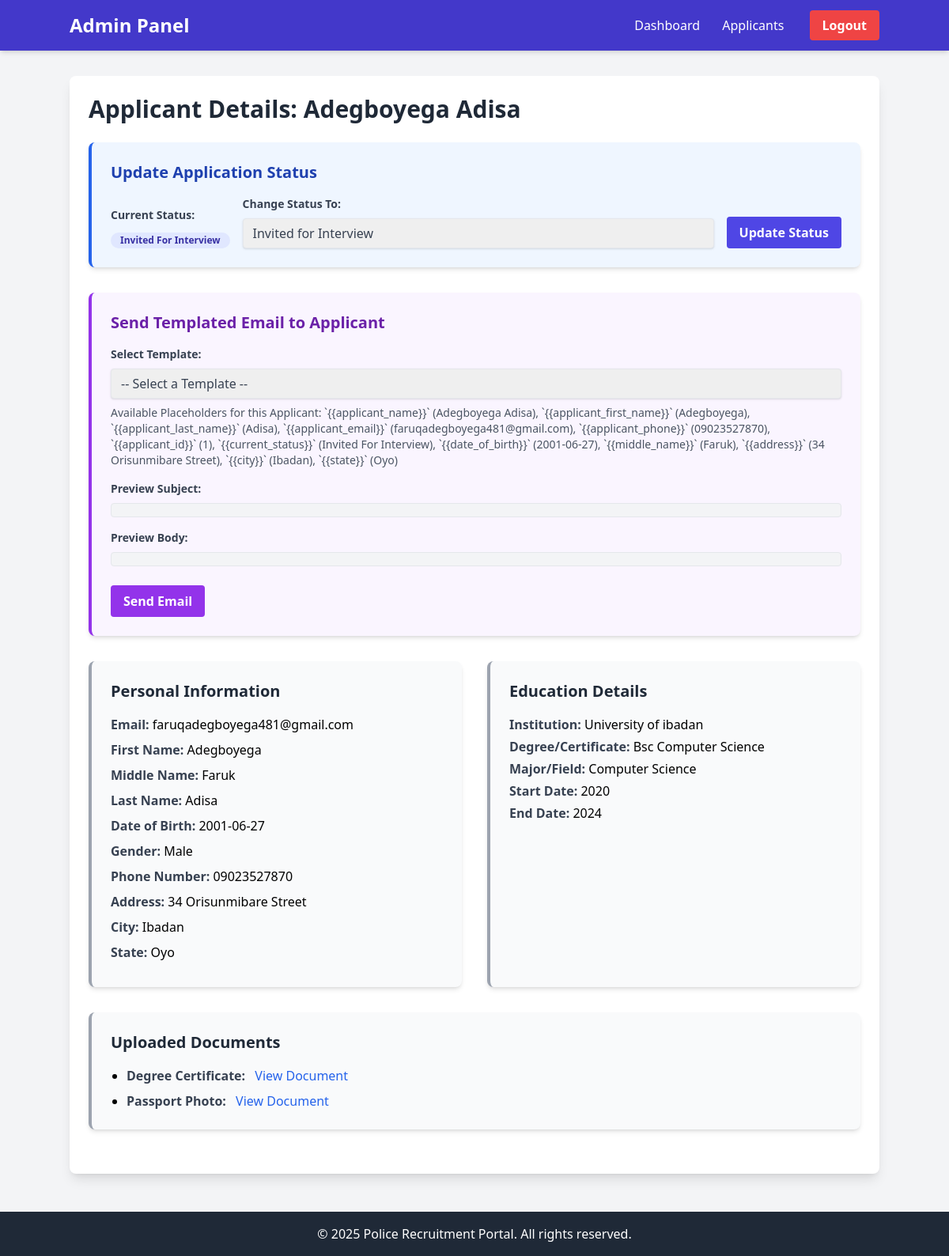
Page /admin/view_applicant.php?id=1 (signed in) on the committed database.
### tables this page shows
CREATE TABLE `applicants` (
  `id` int(11) NOT NULL,
  `user_id` int(11) NOT NULL,
  `first_name` varchar(100) NOT NULL,
  `last_name` varchar(100) NOT NULL,
  `other_names` varchar(100) DEFAULT NULL,
  `dob` date NOT NULL,
  `gender` enum('Male','Female','Other') NOT NULL,
  `phone_number` varchar(20) DEFAULT NULL,
  `address` varchar(255) DEFAULT NULL,
  `city` varchar(100) DEFAULT NULL,
  `state` varchar(100) DEFAULT NULL,
  `lga` varchar(100) DEFAULT NULL,
  `nin` varchar(255) DEFAULT NULL,
  `application_status` enum('pending','under_review','shortlisted','invited_for_test','invited_for_interview','medical_check','recommended_for_training','rejected','Profile Incomplete','Not Started') NOT NULL DEFAULT 'pending',
  `created_at` timestamp NOT NULL DEFAULT current_timestamp(),
  `updated_at` timestamp NOT NULL DEFAULT current_timestamp() ON UPDATE current_timestamp()
);

CREATE TABLE `users` (
  `id` int(11) NOT NULL,
  `email` varchar(255) NOT NULL,
  `password` varchar(255) NOT NULL,
  `role` enum('applicant','admin') NOT NULL,
  `created_at` timestamp NOT NULL DEFAULT current_timestamp()
);

CREATE TABLE `educational_backgrounds` (
  `id` int(11) NOT NULL,
  `applicant_id` int(11) NOT NULL,
  `institution_name` varchar(255) NOT NULL,
  `degree` varchar(100) NOT NULL,
  `field_of_study` varchar(100) NOT NULL,
  `start_year` year(4) NOT NULL,
  `end_year` year(4) NOT NULL,
  `grade` varchar(50) DEFAULT NULL,
  `created_at` timestamp NOT NULL DEFAULT current_timestamp(),
  `updated_at` timestamp NOT NULL DEFAULT current_timestamp() ON UPDATE current_timestamp()
);

CREATE TABLE `documents` (
  `id` int(11) NOT NULL,
  `applicant_id` int(11) NOT NULL,
  `document_type` varchar(100) NOT NULL,
  `file_path` varchar(255) NOT NULL,
  `uploaded_at` timestamp NOT NULL DEFAULT current_timestamp(),
  `description` text DEFAULT NULL
);

### admin/view_applicant.php (the view, shortened to what this page needs)
<?php
require_once '../includes/config.php';
$applicant_id = null;
$applicant_data = [];
$education_data = [];
$documents_data = [];
$error_message = "";
if (isset($_GET['id']) && !empty(trim($_GET['id']))) {
    $applicant_id = filter_var(trim($_GET['id']), FILTER_SANITIZE_NUMBER_INT);
} else {
    $error_message = "Applicant ID not provided in URL.";
}
try {
    if (isset($pdo) && $pdo instanceof PDO) {
        $stmt_templates = $pdo->query("SELECT id, template_name, subject, body FROM email_templates ORDER BY template_name ASC");
        $templates = $stmt_templates->fetchAll(PDO::FETCH_ASSOC);
    } else {
        $error_message .= " Database connection not available to fetch email templates.";
    }
} catch (PDOException $e) {
    $error_message .= " Could not fetch email templates: " . $e->getMessage();
    error_log("PDO Exception fetching email templates in view_applicant.php: " . $e->getMessage());
}
if (empty($error_message) && $applicant_id) {
    try {
        $sql_applicant = "SELECT a.*, u.email FROM applicants a JOIN users u ON a.user_id = u.id WHERE a.id = :applicant_id";
        $stmt_applicant = $pdo->prepare($sql_applicant);
        $stmt_applicant->bindParam(":applicant_id", $applicant_id, PDO::PARAM_INT);
        $stmt_applicant->execute();
        $applicant_data = $stmt_applicant->fetch(PDO::FETCH_ASSOC);
        if (!$applicant_data) {
            $error_message = "Applicant with ID " . htmlspecialchars($applicant_id) . " not found.";
        } else {
            $sql_education = "SELECT * FROM educational_backgrounds WHERE applicant_id = :applicant_id ORDER BY end_year DESC";
            $stmt_education = $pdo->prepare($sql_education);
            $stmt_education->bindParam(":applicant_id", $applicant_id, PDO::PARAM_INT);
            $stmt_education->execute();
            $education_data = $stmt_education->fetchAll(PDO::FETCH_ASSOC);
            $sql_documents = "SELECT * FROM documents WHERE applicant_id = :applicant_id";
            $stmt_documents = $pdo->prepare($sql_documents);
            $stmt_documents->bindParam(":applicant_id", $applicant_id, PDO::PARAM_INT);
            $stmt_documents->execute();
            $documents_data = $stmt_documents->fetchAll(PDO::FETCH_ASSOC);
        }
    } catch (PDOException $e) {
        error_log("PDO Exception fetching applicant details: " . $e->getMessage());
        $error_message = "Database error fetching applicant details: " . $e->getMessage();
    }
}
?>
<!DOCTYPE html>
<html lang="en">
<head>
    <script src="https://cdn.tailwindcss.com"></script>
</head>
<body class="bg-gray-100 font-sans leading-normal tracking-normal">
    <header class="bg-indigo-700 p-4 text-white shadow-md">
        <div class="container mx-auto flex justify-between items-center">
            <h1 class="text-2xl font-bold">Admin Panel</h1>
            <nav>
                <a href="dashboard.php" class="px-3 py-2 rounded hover:bg-indigo-800 transition duration-300">Dashboard</a>
                <a href="applicants.php" class="px-3 py-2 rounded hover:bg-indigo-800 transition duration-300">Applicants</a>
                <a href="../logout.php" class="bg-red-500 hover:bg-red-700 text-white font-bold py-2 px-4 rounded ml-4 transition duration-300">Logout</a>
            </nav>
        </div>
    </header>
    <main class="container mx-auto mt-8 p-6 bg-white rounded-lg shadow-lg">
        <?php if (!empty($applicant_data)): ?>
            <h2 class="text-3xl font-semibold text-gray-800 mb-6">Applicant Details: <?php echo htmlspecialchars($applicant_data['first_name'] . ' ' . ($applicant_data['last_name'] ?? '')); ?></h2>
            <div class="bg-blue-50 p-6 rounded-lg shadow-md mb-8 border-l-4 border-blue-600">
                <h3 class="text-xl font-semibold text-blue-800 mb-4">Update Application Status</h3>
                <form action="<?php echo htmlspecialchars($_SERVER["PHP_SELF"]) . '?id=' . $applicant_id; ?>" method="post" class="flex flex-col md:flex-row items-end md:space-x-4 space-y-4 md:space-y-0">
                    <div>
                        <label for="application_status_display" class="block text-gray-700 text-sm font-bold mb-2">Current Status:</label>
                        <span id="application_status_display" class="status-tag <?php echo 'status-' . str_replace(' ', '_', $applicant_data['application_status'] ?? 'not_started'); ?>">
                            <?php echo ucwords(str_replace('_', ' ', htmlspecialchars($applicant_data['application_status'] ?? 'Not Started'))); ?>
                        </span>
                    </div>
                    <div class="flex-grow w-full md:w-auto">
                        <label for="new_application_status" class="block text-gray-700 text-sm font-bold mb-2">Change Status To:</label>
                        <select id="new_application_status" name="application_status"
                                class="shadow appearance-none border rounded w-full py-2 px-3 text-gray-700 leading-tight focus:outline-none focus:shadow-outline">
                            <?php
                            $statuses_for_dropdown = [
                                'Not Started' => 'Not Started',
                                'Profile Incomplete' => 'Profile Incomplete',
                                'pending' => 'Pending',
                                'under_review' => 'Under Review',
                                'shortlisted' => 'Shortlisted',
                                'invited_for_test' => 'Invited for Test',
                                'invited_for_interview' => 'Invited for Interview',
                                'medical_check' => 'Medical Check',
                                'recommended_for_training' => 'Recommended for Training',
                                'rejected' => 'Rejected'
                            ];
                            foreach ($statuses_for_dropdown as $value => $label) {
                                $selected = (($applicant_data['application_status'] ?? '') == $value) ? 'selected' : '';
                                echo "<option value='" . htmlspecialchars($value) . "' " . $selected . ">" . htmlspecialchars($label) . "</option>";
                            }
                            ?>
                        </select>
                    </div>
                    <button type="submit" name="update_status"
                            class="bg-indigo-600 hover:bg-indigo-700 text-white font-bold py-2 px-4 rounded focus:outline-none focus:shadow-outline transition duration-300 w-full md:w-auto">
                        Update Status
                    </button>
                </form>
            </div>
            <?php if (!empty($applicant_data) && !empty($templates)): ?>
    <div class="bg-purple-50 p-6 rounded-lg shadow-md mb-8 border-l-4 border-purple-600">
        <h3 class="text-xl font-semibold text-purple-800 mb-4">Send Templated Email to Applicant</h3>
        <form id="sendEmailForm" action="<?php echo htmlspecialchars($_SERVER["PHP_SELF"]) . '?id=' . $applicant_id; ?>" method="post">
            <div class="mb-4">
                <label for="email_template" class="block text-gray-700 text-sm font-bold mb-2">Select Template:</label>
                <select id="email_template" name="email_template" required
                        class="shadow appearance-none border rounded w-full py-2 px-3 text-gray-700 leading-tight focus:outline-none focus:shadow-outline"
                        onchange="previewEmailTemplate()">
                    <option value="">-- Select a Template --</option>
                </select>
                <p class="text-sm text-gray-600 mt-2">Available Placeholders for this Applicant:
                    `{{applicant_name}}` (<?php echo htmlspecialchars($applicant_data['first_name'] . ' ' . $applicant_data['last_name']); ?>),
                    `{{applicant_first_name}}` (<?php echo htmlspecialchars($applicant_data['first_name']); ?>),
                    `{{applicant_last_name}}` (<?php echo htmlspecialchars($applicant_data['last_name']); ?>),
                    `{{applicant_email}}` (<?php echo htmlspecialchars($applicant_data['email']); ?>),
                    `{{applicant_phone}}` (<?php echo htmlspecialchars($applicant_data['phone_number']); ?>),
                    `{{applicant_id}}` (<?php echo htmlspecialchars($applicant_data['id']); ?>),
                    `{{current_status}}` (<?php echo htmlspecialchars(ucwords(str_replace('_', ' ', $applicant_data['application_status'] ?? ''))); ?>),
                    `{{date_of_birth}}` (<?php echo htmlspecialchars($applicant_data['dob'] ?? 'N/A'); ?>),
                    `{{middle_name}}` (<?php echo htmlspecialchars($applicant_data['other_names'] ?? 'N/A'); ?>),
                    `{{address}}` (<?php echo htmlspecialchars($applicant_data['address'] ?? 'N/A'); ?>),
                    `{{city}}` (<?php echo htmlspecialchars($applicant_data['city'] ?? 'N/A'); ?>),
                    `{{state}}` (<?php echo htmlspecialchars($applicant_data['state'] ?? 'N/A'); ?>)
                    </p>
            </div>
            <div class="mb-4">
                <label class="block text-gray-700 text-sm font-bold mb-2">Preview Subject:</label>
                <p id="preview_subject" class="bg-gray-100 p-2 rounded border border-gray-200 text-gray-800"></p>
            </div>
            <div class="mb-6">
                <label class="block text-gray-700 text-sm font-bold mb-2">Preview Body:</label>
                <div id="preview_body" class="bg-gray-100 p-2 rounded border border-gray-200 text-gray-800 overflow-y-auto max-h-60"></div>
            </div>
            <button type="submit" name="send_templated_email"
                    class="bg-purple-600 hover:bg-purple-700 text-white font-bold py-2 px-4 rounded focus:outline-none focus:shadow-outline transition duration-300">
                Send Email
            </button>
        </form>
    </div>
<?php elseif (empty($applicant_data) && !empty($error_message)): ?>
<?php endif; ?>
            <div class="grid grid-cols-1 md:grid-cols-2 gap-8 mb-8">
                <div class="bg-gray-50 p-6 rounded-lg shadow-md border-l-4 border-gray-400">
                    <h3 class="text-xl font-semibold text-gray-800 mb-4">Personal Information</h3>
                    <p class="mb-2"><strong class="text-gray-700">Email:</strong> <?php echo htmlspecialchars($applicant_data['email'] ?? 'N/A'); ?></p>
                    <p class="mb-2"><strong class="text-gray-700">First Name:</strong> <?php echo htmlspecialchars($applicant_data['first_name'] ?? 'N/A'); ?></p>
                    <p class="mb-2"><strong class="text-gray-700">Middle Name:</strong> <?php echo htmlspecialchars($applicant_data['other_names'] ?? 'N/A'); ?></p>
                    <p class="mb-2"><strong class="text-gray-700">Last Name:</strong> <?php echo htmlspecialchars($applicant_data['last_name'] ?? 'N/A'); ?></p>
                    <p class="mb-2"><strong class="text-gray-700">Date of Birth:</strong> <?php echo htmlspecialchars($applicant_data['dob'] ?? 'N/A'); ?></p>
                    <p class="mb-2"><strong class="text-gray-700">Gender:</strong> <?php echo htmlspecialchars(ucfirst($applicant_data['gender'] ?? 'N/A')); ?></p>
                    <p class="mb-2"><strong class="text-gray-700">Phone Number:</strong> <?php echo htmlspecialchars($applicant_data['phone_number'] ?? 'N/A'); ?></p>
                    <p class="mb-2"><strong class="text-gray-700">Address:</strong> <?php echo htmlspecialchars($applicant_data['address'] ?? 'N/A'); ?></p>
                    <p class="mb-2"><strong class="text-gray-700">City:</strong> <?php echo htmlspecialchars($applicant_data['city'] ?? 'N/A'); ?></p>
                    <p class="mb-2"><strong class="text-gray-700">State:</strong> <?php echo htmlspecialchars($applicant_data['state'] ?? 'N/A'); ?></p>
                </div>
                <div class="bg-gray-50 p-6 rounded-lg shadow-md border-l-4 border-gray-400">
                <h3 class="text-xl font-semibold text-gray-800 mb-4">Education Details</h3>
                <?php if (!empty($education_data)): ?>
                    <?php foreach ($education_data as $edu): ?>
                        <div class="mb-4 pb-4 border-b border-gray-200 last:border-b-0">
                            <p class="mb-1"><strong class="text-gray-700">Institution:</strong> <?php echo htmlspecialchars($edu['institution_name'] ?? 'N/A'); ?></p>
                            <p class="mb-1"><strong class="text-gray-700">Degree/Certificate:</strong> <?php echo htmlspecialchars($edu['degree'] ?? 'N/A'); ?></p>
                            <p class="mb-1"><strong class="text-gray-700">Major/Field:</strong> <?php echo htmlspecialchars($edu['field_of_study'] ?? 'N/A'); ?></p>
                            <p class="mb-1"><strong class="text-gray-700">Start Date:</strong> <?php echo htmlspecialchars($edu['start_year'] ?? 'N/A'); ?></p>
                            <p class="mb-1"><strong class="text-gray-700">End Date:</strong> <?php echo htmlspecialchars($edu['end_year'] ?? 'N/A'); ?></p>
                        </div>
                    <?php endforeach; ?>
                <?php else: ?>
                    <p class="text-gray-600">No education details found.</p>
                <?php endif; ?>
                </div>
            </div>
            <div class="bg-gray-50 p-6 rounded-lg shadow-md mb-8 border-l-4 border-gray-400">
                <h3 class="text-xl font-semibold text-gray-800 mb-4">Uploaded Documents</h3>
                <?php if (!empty($documents_data)): ?>
                    <ul class="list-disc pl-5 space-y-2">
                        <?php foreach ($documents_data as $doc): ?>
                            <li>
                                <strong class="text-gray-700"><?php echo htmlspecialchars(ucwords(str_replace('_', ' ', $doc['document_type']))); ?>:</strong>
                                <a href="../uploads/<?php echo htmlspecialchars($doc['file_path']); ?>" target="_blank" class="text-blue-600 hover:underline ml-2">View Document</a>
                            </li>
                        <?php endforeach; ?>
                    </ul>
                <?php else: ?>
                    <p class="text-gray-600">No documents uploaded.</p>
                <?php endif; ?>
            </div>
        <?php endif; ?>
    </main>
    <footer class="bg-gray-800 text-white p-4 mt-12 text-center">
        <div class="container mx-auto">
            &copy; <?php echo date("Y"); ?> Police Recruitment Portal. All rights reserved.
        </div>
    </footer>
</body>
</html>

### admin/view_applicant.php (style rules this page uses)
.status-tag { display: inline-block; padding: 0.25rem 0.75rem; border-radius: 9999px; font-weight: 600; font-size: 0.75rem; line-height: 1; text-transform: capitalize; }
.status-invited_for_test, .status-invited_for_interview { background-color: #e0e7ff; color: #3730a3; }

### rows in the picture
applicants: first_name+last_name "Adegboyega Adisa", application_status "Invited For Interview", first_name "Adegboyega", last_name "Adisa", user.email "faruqadegboyega481@gmail.com", phone_number "09023527870", id "1", dob "2001-06-27", other_names "Faruk", address "34 Orisunmibare Street", city "Ibadan", state "Oyo", gender "Male"
educational_backgrounds: institution_name "University of ibadan", degree "Bsc Computer Science", field_of_study "Computer Science", start_year "2020", end_year "2024"
documents: document_type "Degree Certificate"
documents: document_type "Passport Photo"

### other values in the picture
form field application_status "Invited for Interview"
